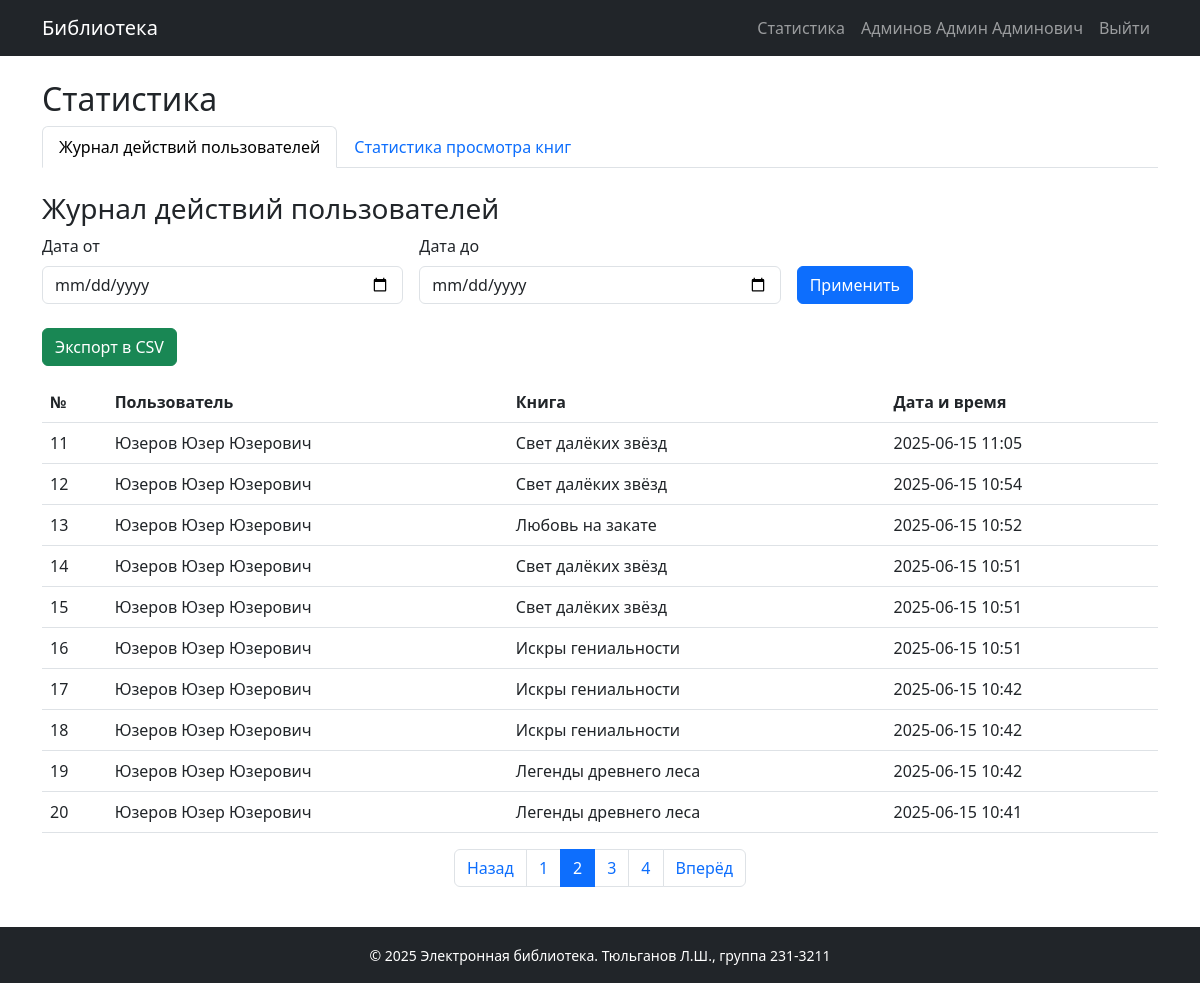
Screenshot of /statistics?tab=logs&page=2 (signed in) with the database file from the repository.
### models.py (models this page shows, shortened)
class User(db.Model, UserMixin):
    id = db.Column(db.Integer, primary_key=True)
    username = db.Column(db.String(64), unique=True, nullable=False)
    password_hash = db.Column(db.String(128), nullable=False)
    last_name = db.Column(db.String(64), nullable=False)
    first_name = db.Column(db.String(64), nullable=False)
    middle_name = db.Column(db.String(64), nullable=True)
    role_id = db.Column(db.Integer, db.ForeignKey('role.id'), nullable=False)
    reviews = db.relationship('Review', backref='user', lazy=True)
    view_history = db.relationship('ViewHistory', backref='user', lazy=True)
    def full_name(self):
        return f"{self.last_name} {self.first_name} {self.middle_name or ''}".strip()

class ViewHistory(db.Model):
    id = db.Column(db.Integer, primary_key=True)
    book_id = db.Column(db.Integer, db.ForeignKey('book.id', ondelete='CASCADE'), nullable=False)
    user_id = db.Column(db.Integer, db.ForeignKey('user.id', ondelete='CASCADE'), nullable=True)
    session_id = db.Column(db.String(36), nullable=False)
    timestamp = db.Column(db.DateTime, default=datetime.utcnow, nullable=False)
    __table_args__ = (
        db.UniqueConstraint('book_id', 'user_id', 'session_id', 'timestamp', name='uix_view_limit'),
    )

class Book(db.Model):
    id = db.Column(db.Integer, primary_key=True)
    title = db.Column(db.String(128), nullable=False)
    description = db.Column(db.Text, nullable=False)
    year = db.Column(db.Integer, nullable=False)
    publisher = db.Column(db.String(128), nullable=False)
    author = db.Column(db.String(128), nullable=False)
    pages = db.Column(db.Integer, nullable=False)
    genres = db.relationship('Genre', secondary=book_genres, back_populates='books')
    cover = db.relationship('Cover', backref='book', uselist=False, cascade="all, delete")
    reviews = db.relationship('Review', backref='book', cascade="all, delete")
    view_history = db.relationship('ViewHistory', backref='book', cascade="all, delete")

### app.py (the view, shortened to what this page needs)
@app.route('/statistics', methods=['GET'])
@login_required
def statistics():
    if current_user.role.name != 'Администратор':
        flash('У вас недостаточно прав для выполнения данного действия.', 'danger')
        return redirect(url_for('index'))
    tab = request.args.get('tab', 'logs')
    page = request.args.get('page', 1, type=int)
    date_from = request.args.get('date_from')
    date_to = request.args.get('date_to')
    form = DateRangeForm(date_from=date_from, date_to=date_to)
    if tab == 'logs':
        query = ViewHistory.query.order_by(ViewHistory.timestamp.desc())
        if date_from:
            query = query.filter(ViewHistory.timestamp >= datetime.strptime(date_from, '%Y-%m-%d'))
        if date_to:
            query = query.filter(ViewHistory.timestamp <= datetime.strptime(date_to, '%Y-%m-%d') + timedelta(days=1))
        view_logs = query.paginate(page=page, per_page=10)
        return render_template('statistics.html', active_tab='logs', view_logs=view_logs, form=form)

### forms.py (shortened to what this page needs)
class DateRangeForm(FlaskForm):
    date_from = DateField('Дата от', validators=[Optional()])
    date_to = DateField('Дата до', validators=[Optional()])
    submit = SubmitField('Применить')

### app.py (called while the page is built)
@login_manager.user_loader
def load_user(user_id):
    return User.query.get(int(user_id))

### templates/statistics.html (shortened to what this page needs)
{% extends "base.html" %}
{% block content %}
<h2>Статистика</h2>
<ul class="nav nav-tabs mb-4">
  <li class="nav-item">
    <a class="nav-link {% if active_tab == 'logs' %}active{% endif %}" href="{{ url_for('statistics', tab='logs') }}">Журнал действий пользователей</a>
  </li>
  <li class="nav-item">
    <a class="nav-link {% if active_tab == 'stats' %}active{% endif %}" href="{{ url_for('statistics', tab='stats') }}">Статистика просмотра книг</a>
  </li>
</ul>
{% if active_tab == 'logs' %}
  <h3>Журнал действий пользователей</h3>
  <form method="GET" class="mb-4">
    <div class="row g-3">
      <div class="col-md-4">
        {{ form.date_from.label(class="form-label") }}
        {{ form.date_from(class="form-control") }}
      </div>
      <div class="col-md-4">
        {{ form.date_to.label(class="form-label") }}
        {{ form.date_to(class="form-control") }}
      </div>
      <div class="col-md-4 align-self-end">
        {{ form.submit(class="btn btn-primary") }}
      </div>
    </div>
  </form>
  <a href="{{ url_for('export_logs_csv') }}" class="btn btn-success mb-3">Экспорт в CSV</a>
  <table class="table">
    <thead>
      <tr>
        <th>№</th>
        <th>Пользователь</th>
        <th>Книга</th>
        <th>Дата и время</th>
      </tr>
    </thead>
    <tbody>
      {% for view in view_logs.items %}
      <tr>
        <td>{{ loop.index + (view_logs.page - 1) * view_logs.per_page }}</td>
        <td>{{ view.user.full_name() if view.user else 'Неаутентифицированный пользователь' }}</td>
        <td>{{ view.book.title }}</td>
        <td>{{ view.timestamp.strftime('%Y-%m-%d %H:%M') }}</td>
      </tr>
      {% endfor %}
    </tbody>
  </table>
  <nav aria-label="Page navigation">
    <ul class="pagination justify-content-center">
      {% if view_logs.has_prev %}
        <li class="page-item">
          <a class="page-link" href="{{ url_for('statistics', tab='logs', page=view_logs.prev_num, date_from=form.date_from.data, date_to=form.date_to.data) }}">Назад</a>
        </li>
      {% else %}
        <li class="page-item disabled"><span class="page-link">Назад</span></li>
      {% endif %}
      {% for page_num in view_logs.iter_pages() %}
        {% if page_num %}
          {% if page_num == view_logs.page %}
            <li class="page-item active"><span class="page-link">{{ page_num }}</span></li>
          {% else %}
            <li class="page-item"><a class="page-link" href="{{ url_for('statistics', tab='logs', page=page_num, date_from=form.date_from.data, date_to=form.date_to.data) }}">{{ page_num }}</a></li>
          {% endif %}
        {% else %}
          <li class="page-item disabled"><span class="page-link">...</span></li>
        {% endif %}
      {% endfor %}
      {% if view_logs.has_next %}
        <li class="page-item">
          <a class="page-link" href="{{ url_for('statistics', tab='logs', page=view_logs.next_num, date_from=form.date_from.data, date_to=form.date_to.data) }}">Вперёд</a>
        </li>
      {% else %}
        <li class="page-item disabled"><span class="page-link">Вперёд</span></li>
      {% endif %}
    </ul>
  </nav>
{% endif %}
{% endblock %}

### templates/base.html (shortened to what this page needs)
<!doctype html>
<html lang="ru">
<head>
  <link href="https://cdn.jsdelivr.net/npm/bootstrap@5.3.0/dist/css/bootstrap.min.css" rel="stylesheet">
</head>
<body class="d-flex flex-column min-vh-100">
<nav class="navbar navbar-expand-lg navbar-dark bg-dark mb-4">
  <div class="container">
    <a class="navbar-brand" href="{{ url_for('index') }}">Библиотека</a>
    <div class="collapse navbar-collapse" id="navbarNav">
      <ul class="navbar-nav ms-auto">
        {% if current_user.is_authenticated %}
          {% if current_user.role and current_user.role.name == 'Администратор' %}
          <li class="nav-item">
            <a class="nav-link" href="{{ url_for('statistics') }}">Статистика</a>
          </li>
          {% endif %}
          <li class="nav-item">
            <span class="nav-link">{{ current_user.full_name() }}</span>
          </li>
          <li class="nav-item">
            <a class="nav-link" href="{{ url_for('logout') }}">Выйти</a>
          </li>
        {% else %}
          <li class="nav-item">
            <a class="nav-link" href="{{ url_for('login') }}">Войти</a>
          </li>
        {% endif %}
      </ul>
    </div>
  </div>
</nav>
<div class="container mb-4 flex-grow-1">
  {% block content %}{% endblock %}
</div>
<footer class="bg-dark text-white mt-auto py-3">
  <div class="container text-center">
    <small>© 2025 Электронная библиотека. Тюльганов Л.Ш., группа 231-3211</small>
  </div>
</footer>
</body>
</html>

### rows the page displays
User: full_name "Админов Админ Админович"
ViewHistory: user "Юзеров Юзер Юзерович", book "Свет далёких звёзд", timestamp "2025-06-15 11:05"
ViewHistory: user "Юзеров Юзер Юзерович", book "Свет далёких звёзд", timestamp "2025-06-15 10:54"
ViewHistory: user "Юзеров Юзер Юзерович", book "Любовь на закате", timestamp "2025-06-15 10:52"
ViewHistory: user "Юзеров Юзер Юзерович", book "Свет далёких звёзд", timestamp "2025-06-15 10:51"
ViewHistory: user "Юзеров Юзер Юзерович", book "Свет далёких звёзд", timestamp "2025-06-15 10:51"
ViewHistory: user "Юзеров Юзер Юзерович", book "Искры гениальности", timestamp "2025-06-15 10:51"
ViewHistory: user "Юзеров Юзер Юзерович", book "Искры гениальности", timestamp "2025-06-15 10:42"
ViewHistory: user "Юзеров Юзер Юзерович", book "Искры гениальности", timestamp "2025-06-15 10:42"
ViewHistory: user "Юзеров Юзер Юзерович", book "Легенды древнего леса", timestamp "2025-06-15 10:42"
ViewHistory: user "Юзеров Юзер Юзерович", book "Легенды древнего леса", timestamp "2025-06-15 10:41"

### other values shown
{{ page_num }} "1" "3" "4"
{{ page_num }} "2"
